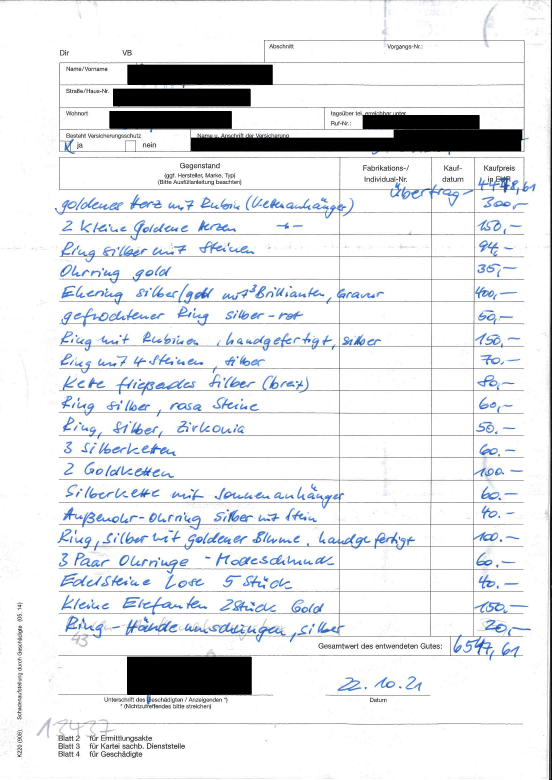
#> input picture back/Bsp 1-5_geschwärzt-2-1.png, 1654 x 2339 px (shown at 1/3 size)
$ python -i preproc.py   (imports and definitions only)   (older library calls are emulated)
#> lines starting #> are read from the running program, lines starting #| are printed output that depends on the picture; after the words box and inside, x2 and y2 are one past the last pixel; in counts of white or black regions, pixels touching at a corner belong together
from PIL import Image
import cv2
from math import atan2, cos, sin, sqrt, pi
import numpy as np


# [62 lines left out: functions remove_rotation2, get_orientation, rotate_img, not called in this run]


def crop_n_pad_image(img, pad_x=0, pad_y=0):
    inverse = cv2.bitwise_not(img)
    thresh = cv2.threshold(
        inverse, 0, 255, cv2.THRESH_BINARY | cv2.THRESH_OTSU)[1]
    coords = cv2.findNonZero(thresh)  # Find all non-zero points (text)
    x, y, w, h = cv2.boundingRect(coords)
    rect = np.full((h+2*pad_y, w+2*pad_x), fill_value=255, dtype=np.uint8)
    rect[pad_y:pad_y+h, pad_x:pad_x+w] = img[y:y+h, x:x+w]
    return rect


def scale_img(img, px):
    inverse = cv2.bitwise_not(img)
    thresh = cv2.threshold(
        inverse, 0, 255, cv2.THRESH_BINARY | cv2.THRESH_OTSU)[1]
    kernel = np.ones((2, 2), np.uint8)
    shifted = cv2.morphologyEx(
        thresh, cv2.MORPH_CLOSE, 255*np.ones((1, 100), dtype=np.uint8))
    horizontal_kernel = cv2.getStructuringElement(cv2.MORPH_RECT, (10, 1))
    detected_line = cv2.morphologyEx(
        shifted, cv2.MORPH_OPEN, horizontal_kernel, iterations=1)
    contours, hierarchy = cv2.findContours(
        detected_line, cv2.RETR_EXTERNAL, cv2.CHAIN_APPROX_NONE)
    angle = 0
    if len(contours) != 0:
        c = max(contours, key=cv2.contourArea)
        x, y, w, h = cv2.boundingRect(c)
        # cv2.rectangle(inverse,(x,y),(x+w,y+h),(255,255,255),2)
        scaling = px/h
        # print(scaling)
        if scaling >= 1:
            img = cv2.resize(img, None, fx=scaling, fy=scaling,
                             interpolation=cv2.INTER_CUBIC)
        if scaling < 1:
            img = cv2.resize(img, None, fx=scaling, fy=scaling,
                             interpolation=cv2.INTER_LINEAR)
    return img


def scale_and_remove_noise(img, opt_height=100):
#> called with opt_height = 100
    h, w = img.shape
#> h = 2339; w = 1654
    if h < opt_height:
        scaling = opt_height/h
        img = cv2.resize(img, None, fx=scaling, fy=scaling,
                         interpolation=cv2.INTER_CUBIC)

    kernel = np.ones((2, 2), np.uint8)
    inv = cv2.bitwise_not(img)
    opening = cv2.morphologyEx(inv, cv2.MORPH_OPEN, kernel)
    img = cv2.adaptiveThreshold(cv2.bitwise_not(
        opening), 255, cv2.ADAPTIVE_THRESH_GAUSSIAN_C, cv2.THRESH_BINARY, 31, 11)
#> img: shape (2339, 1654); 92.4% white; 2825 black regions (1606 under 20 px), largest, box (x1, y1, x2, y2) and area: (572, 241, 1587, 466) 17529, (383, 192, 819, 257) 8395, (382, 1971, 756, 2087) 8142

    img = cv2.threshold(cv2.GaussianBlur(img, (3, 3), 0),
                        70, 255, cv2.THRESH_BINARY + cv2.THRESH_OTSU)[1]
#> img: shape (2339, 1654); 92.3% white; 2493 black regions (1329 under 20 px), largest, box (x1, y1, x2, y2) and area: (572, 241, 1587, 466) 23126, (383, 192, 819, 257) 8400, (382, 1971, 756, 2087) 8144
    return img


def remove_horizontal_line(img):
    thresh = cv2.threshold(
        img, 130, 255, cv2.THRESH_BINARY_INV + cv2.THRESH_OTSU)[1]

    shifted = cv2.morphologyEx(
        thresh, cv2.MORPH_CLOSE, 255*np.ones((1, 10), dtype=np.uint8))
#> shifted: shape (2339, 1654); 9.5% white; 1189 white regions (726 under 20 px), largest, box (x1, y1, x2, y2) and area: (431, 241, 1588, 466) 27377, (757, 472, 1609, 737) 16036, (180, 993, 1146, 1273) 13072
    horizontal_kernel = cv2.getStructuringElement(cv2.MORPH_RECT, (200, 1))
    detected_lines = cv2.morphologyEx(
        shifted, cv2.MORPH_OPEN, horizontal_kernel, iterations=2)
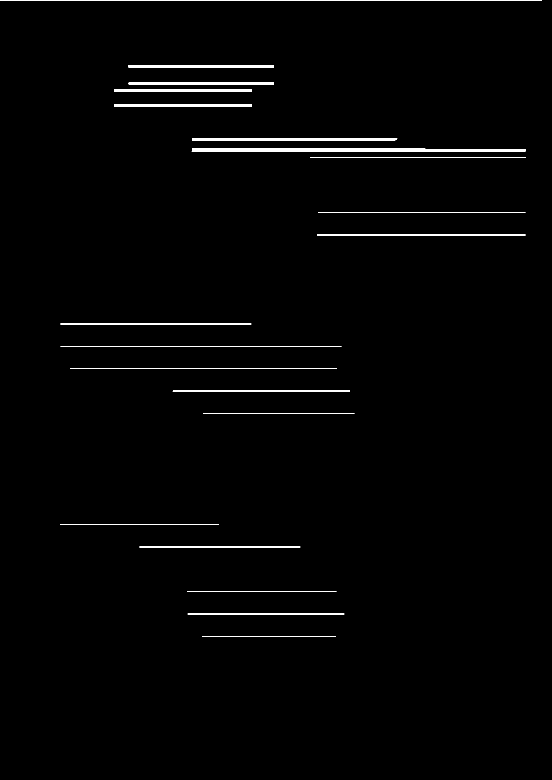
#> detected_lines: shape (2339, 1654) (shown at 1/3 size); 1.1% white; 20 white regions
    cnts = cv2.findContours(
        detected_lines, cv2.RETR_EXTERNAL, cv2.CHAIN_APPROX_SIMPLE)
#> cnts = 20 contours; largest, box (x1, y1, x2, y2) and area: (575, 446, 1577, 454) 6700, (576, 414, 1192, 422) 4282, (386, 195, 822, 203) 3045, (343, 312, 756, 320) 2884, (343, 267, 756, 275) 2882
    cnts = cnts[0] if len(cnts) == 2 else cnts[1]
    height, width = img.shape
#> height = 2339; width = 1654
    filter_img = np.full((height, width), fill_value=0, dtype=np.uint8)
    for c in cnts:
        x, y, w, h = cv2.boundingRect(c)
        pad = 6
        filter_img[max(y-pad, 0):min(y+h+pad, height), max(0, x-pad):min(width-1, x+w+pad)
                   ] = img[max(y-pad, 0):min(y+h+pad, height), max(0, x-pad):min(width-1, x+w+pad)]
        cv2.drawContours(filter_img, [c], -1, (255, 255, 255), 2)
        # Repair image
        repair_kernel = cv2.getStructuringElement(cv2.MORPH_RECT, (1, 10))
        filter_img = 255 - \
            cv2.morphologyEx(255 - filter_img, cv2.MORPH_CLOSE,
                             repair_kernel, iterations=1)
        pad = 1
        img[max(y-pad, 0):min(y+h+pad, height-1), max(0, x-pad):min(width-1, x+w+pad)
            ] = filter_img[max(y-pad, 0):min(y+h+pad, height-1), max(0, x-pad):min(width-1, x+w+pad)]
#> this loop made 20 passes
#> (c, x, y, w, h) on passes 1 to 9: ([[606, 1908], [606, 1909], [1007, 1909], [1007, 1908]], 606, 1908, 402, 2), ([[563, 1841], [563, 1842], [1032, 1842], [1032, 1841]], 563, 1841, 470, 2), ([[562, 1774], [562, 1775], [1008, 1775], [1008, 1774]], 562, 1774, 447, 2), ([[418, 1640], [418, 1641], [900, 1641], [900, 1640]], 418, 1640, 483, 2), ([[181, 1573], [181, 1574], [655, 1574], [654, 1573]], 181, 1573, 475, 2), ([[609, 1239], [609, 1240], [1062, 1240], [1062, 1239]], 609, 1239, 454, 2), ([[519, 1172], [518, 1173], [1049, 1173], [1049, 1172]], 518, 1172, 532, 2), ([[210, 1105], [210, 1106], [1009, 1106], [1009, 1105]], 210, 1105, 800, 2), ([[182, 1038], [182, 1039], [1023, 1039], [1023, 1038]], 182, 1038, 842, 2)
#> (x, y, w, h) on passes 14, 15, 17, 18: (575, 446, 1002, 8), (576, 414, 616, 8), (343, 267, 413, 8), (386, 248, 436, 7)
#> filter_img: shape (2339, 1654); 3% white; 96 white regions (2 under 20 px), largest, box (x1, y1, x2, y2) and area: (0, 0, 1154, 9) 10386, (561, 1786, 1015, 1800) 6338, (608, 1248, 1019, 1262) 5750
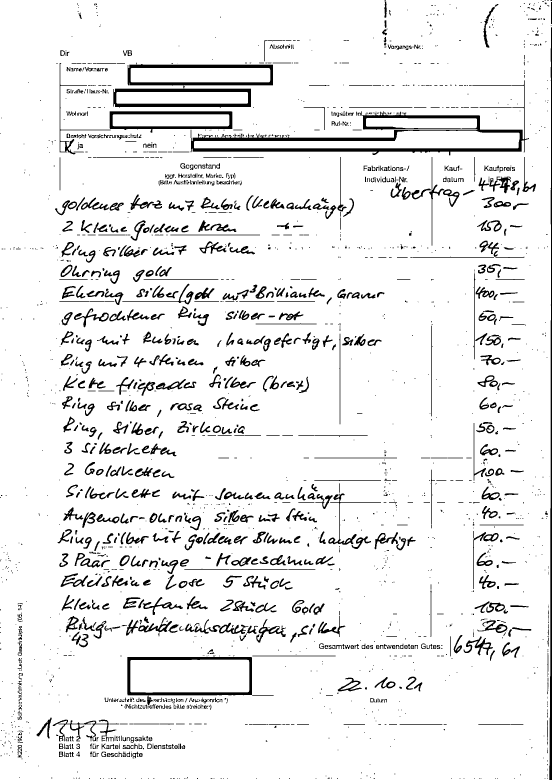
#> img: shape (2339, 1654) (shown at 1/3 size); 92.6% white; 2455 black regions (1322 under 20 px), largest, box (x1, y1, x2, y2) and area: (572, 241, 1587, 466) 25308, (383, 192, 819, 257) 9004, (340, 266, 753, 323) 8846

    result = img
    return result


def remove_border_snippets(img):
    _, thresh = cv2.threshold(img, 170, 255, cv2.THRESH_BINARY_INV)  # Change

    # Perform morphological closing
    out = cv2.morphologyEx(thresh, cv2.MORPH_CLOSE, 255 *
                           np.ones((3, 3), dtype=np.uint8))
#> out: shape (2339, 1654); 7.6% white; 1691 white regions (923 under 20 px), largest, box (x1, y1, x2, y2) and area: (179, 189, 1587, 466) 35868, (340, 188, 819, 324) 17920, (374, 1967, 821, 2126) 9552
    # Perform dilation to expand the borders of the text to be sure
    out = cv2.dilate(thresh, 255*np.ones((10, 100), dtype=np.uint8))
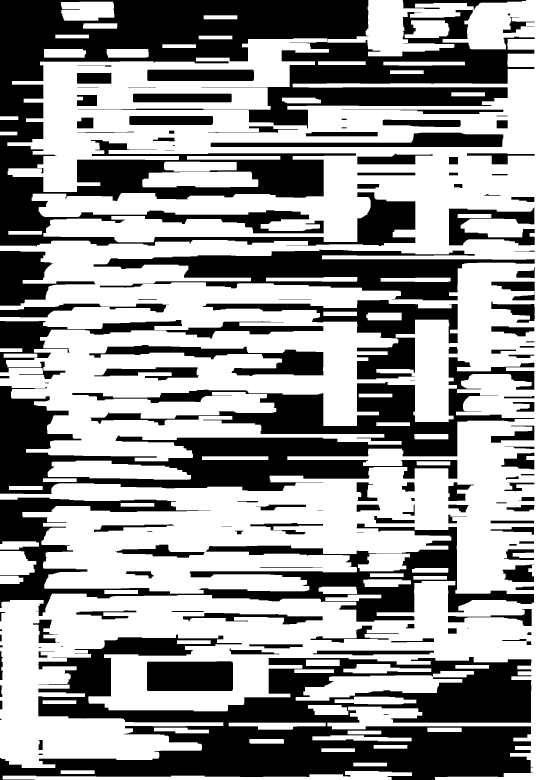
#> out: shape (2339, 1654) (shown at 1/3 size); 59.6% white; 134 black regions (8 under 20 px)
    # For OpenCV 3.0
    # _,contours,hierarchy = cv2.findContours(out,cv2.RETR_EXTERNAL,cv2.CHAIN_APPROX_SIMPLE) # Change
    # For OpenCV 2.4.x
    contours, hierarchy = cv2.findContours(
        out, cv2.RETR_EXTERNAL, cv2.CHAIN_APPROX_SIMPLE)
#> contours = 63 contours; largest, box (x1, y1, x2, y2) and area: (0, 0, 1654, 2339) 2433445, (887, 2013, 1422, 2102) 22402, (143, 1382, 573, 1439) 17587, (427, 515, 775, 562) 14444, (8, 2313, 1236, 2339) 13408

    # Find the area made by each contour
    areas = [cv2.contourArea(c) for c in contours]
#> areas = 63 values, max 2433445 at index 62, min 510 at index 46, mean 41556.3

    # Figure out which contour has the largest area
    idx = np.argmax(areas)
#> idx = 62

    # Choose that contour, then get the bounding rectangle for this contour
    cnt = contours[idx]
#> cnt = contour of 3520 points, box (x1, y1, x2, y2) (0, 0, 1654, 2339), area 2433445
    x, y, w, h = cv2.boundingRect(cnt)
#> x = 0; y = 0; w = 1654; h = 2339
    height, width = img.shape
#> height = 2339; width = 1654
    new_img = np.full((height, width), fill_value=255, dtype=np.uint8)
    new_img[y:y+h, x:x+w] = img[y:y+h, x:x+w]

    # kernel_dil = np.ones((3,3), np.uint8)

    # img_dilation = cv2.dilate(new_img, kernel_dil, iterations=1)
    # cv2_imshow(img_dilation)
    kernel_er = np.ones((5, 5), np.uint8)
    img_erosion = cv2.erode(new_img, kernel_er, iterations=3)
#> img_erosion: shape (2339, 1654); 68.3% white; 496 black regions, largest, box (x1, y1, x2, y2) and area: (140, 115, 1593, 472) 179820, (172, 1399, 1253, 1663) 73999, (167, 1575, 1010, 1782) 64857
    # cv2_imshow(img_erosion)
    _, mask_img = cv2.threshold(
        img_erosion, 220, 255, cv2.THRESH_BINARY_INV)  # Change
    # cv2_imshow(mask_img)
    kernel = np.ones((2, 2), np.uint8)
    shifted = cv2.morphologyEx(
        mask_img, cv2.MORPH_CLOSE, 255*np.ones((1, 100), dtype=np.uint8))
#> shifted: shape (2339, 1654); 45.8% white; 49 white regions, largest, box (x1, y1, x2, y2) and area: (0, 0, 1654, 2339) 1676781, (931, 2011, 1379, 2103) 16411, (471, 483, 732, 563) 14908
    shifted = cv2.dilate(shifted, kernel, iterations=1)
#> shifted: shape (2339, 1654); 47.4% white; 45 white regions, largest, box (x1, y1, x2, y2) and area: (0, 0, 1654, 2339) 1739143, (931, 2011, 1380, 2104) 17076, (471, 483, 733, 564) 15364

    kernel_er_shif = np.ones((5, 1), np.uint8)
    shifted_eroded = cv2.erode(shifted, kernel_er_shif, iterations=3)
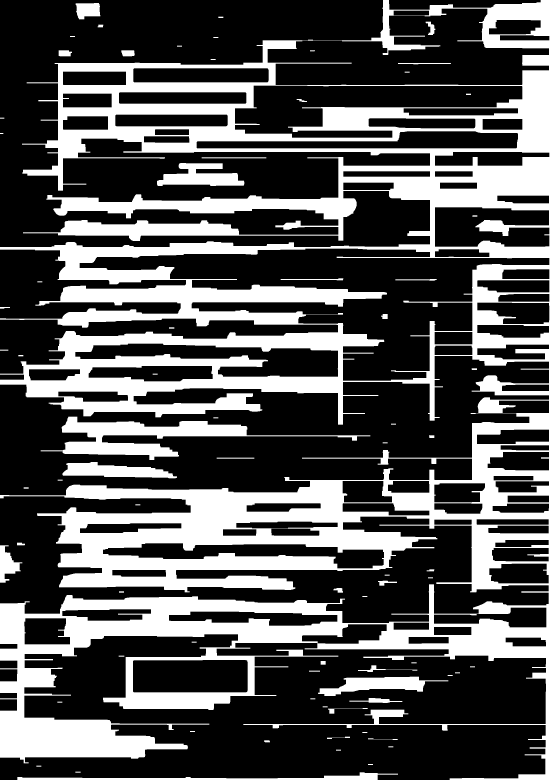
#> shifted_eroded: shape (2339, 1654) (shown at 1/3 size); 31.7% white; 76 white regions
    # cv2_imshow(shifted)
    # cv2_imshow(shifted_eroded)

    contours, hierarchy = cv2.findContours(
        shifted_eroded, cv2.RETR_EXTERNAL, cv2.CHAIN_APPROX_NONE)
#> contours = 65 contours, 1 with area under 20; largest, box (x1, y1, x2, y2) and area: (0, 0, 1654, 2339) 2048211, (122, 1250, 1111, 1380) 33023, (471, 489, 733, 558) 10483, (954, 2030, 1345, 2088) 10140, (187, 1386, 531, 1435) 10007
    height, width = img.shape
    if len(contours) != 0:
        c = max(contours, key=cv2.contourArea)
#> c = contour of 48622 points, box (x1, y1, x2, y2) (0, 0, 1654, 2339), area 2048211
        x, y, w, h = cv2.boundingRect(c)
        mask_img[0:, 0:x] = 0
        mask_img[0:y, 0:] = 0
        mask_img[0:, min(x+w, width-1)] = 0
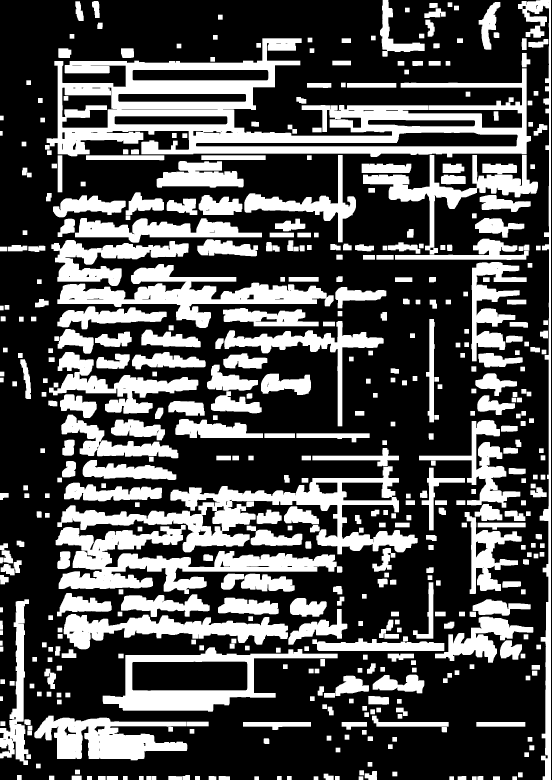
#> mask_img: shape (2339, 1654) (shown at 1/3 size); 31.7% white; 496 white regions, largest, box (x1, y1, x2, y2) and area: (140, 115, 1593, 472) 179820, (172, 1399, 1253, 1663) 73999, (167, 1575, 1010, 1782) 64857
        mask_img[min(y+h, height-1):, 0:] = 0
        another_mask = np.full(
            (height, width), fill_value=0, dtype=np.uint8)
        another_mask = cv2.fillPoly(another_mask, pts=[c], color=(255))
#> another_mask: shape (2339, 1654); 53.6% white; 13 black regions, largest, box (x1, y1, x2, y2) and area: (0, 0, 1290, 741) 513521, (0, 1903, 1638, 2339) 508462, (0, 1068, 1647, 1486) 414090
        # cv2_imshow(another_mask)

        # cv2_imshow(mask_img)
    new_img = cv2.bitwise_and(new_img, mask_img)
#> new_img: shape (2339, 1654); 24.3% white; 769 white regions (87 under 20 px), largest, box (x1, y1, x2, y2) and area: (140, 115, 1593, 472) 88160, (172, 1399, 1253, 1663) 55089, (167, 1575, 1010, 1782) 47532
    new_img[mask_img == 0] = 255  # Optional
    new_img = cv2.bitwise_and(new_img, another_mask)
#> new_img: shape (2339, 1654); 46.8% white; 281 white regions (88 under 20 px), largest, box (x1, y1, x2, y2) and area: (0, 0, 1654, 2339) 1668768, (391, 1979, 748, 2078) 34788, (582, 392, 1559, 445) 32026
    new_img[another_mask == 0] = 255  # Optional

    # Crop
    new_img[0:3, 0:] = 255
    new_img[height-3:height, 0:] = 255

    new_img[0:, 0:3] = 255
    new_img[0:, width-3:width] = 255
    # cv2_imshow(thresh)
    # cv2_imshow(out)
    # cv2_imshow(new_img)
    return new_img


def preprocess(img):

    # img = cv2.cvtColor(img, cv2.COLOR_BGR2GRAY)
    img = scale_and_remove_noise(img)
    img = remove_horizontal_line(img)
    img = remove_border_snippets(img)
    #img = remove_rotation2(img)
    img = crop_n_pad_image(img, pad_x=25, pad_y=30)
#> in crop_n_pad_image, `coords = cv2.findNonZero(thresh)`: coords = contour of 260985 points, box (x1, y1, x2, y2) (3, 3, 1651, 2336), area 1577464
#> in crop_n_pad_image, `x, y, w, h = cv2.boundingRect(coords)`: x = 3; w = 1648; h = 2333
#> in crop_n_pad_image, `rect = np.full((h+2*pad_y, w+2*pad_x), fill_value=255, dtype=np.uint8)`: rect: shape (2393, 1698); every value is 255
#> in crop_n_pad_image, `rect[pad_y:pad_y+h, pad_x:pad_x+w] = img[y:y+h, x:x+w]`: rect: shape (2393, 1698); 93.6% white; 2115 black regions (1106 under 20 px), largest, box (x1, y1, x2, y2) and area: (594, 268, 1609, 493) 25308, (405, 219, 841, 284) 9004, (362, 293, 775, 350) 8846
    img = scale_img(img, 25)
#> in scale_img, `shifted = cv2.morphologyEx( thresh, cv2.MORPH_CLOSE, 255*np.ones((1, 1..`: shifted: shape (2393, 1698); 17.7% white; 315 white regions (175 under 20 px), largest, box (x1, y1, x2, y2) and area: (0, 1293, 1648, 1680) 103655, (0, 498, 1698, 815) 94753, (94, 215, 1698, 493) 82236
#> in scale_img, `detected_line = cv2.morphologyEx( shifted, cv2.MORPH_OPEN, horizontal_..`:
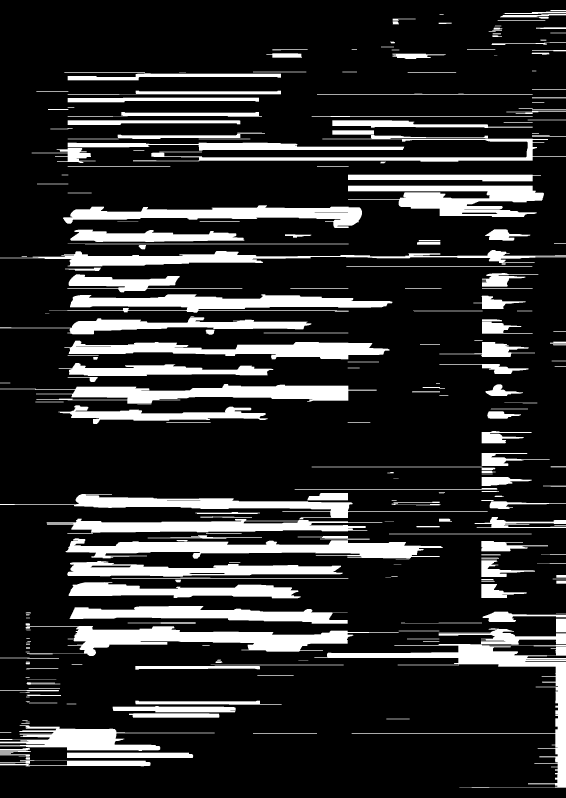
#> detected_line: shape (2393, 1698) (shown at 1/3 size); 17.3% white; 269 white regions (6 under 20 px)
#> in scale_img, `contours, hierarchy = cv2.findContours( detected_line, cv2.RETR_EXTERN..`: contours = 269 contours, 45 with area under 20; largest, box (x1, y1, x2, y2) and area: (943, 1887, 1698, 2363) 37297, (77, 1878, 1196, 1968) 35434, (197, 1615, 1328, 1676) 34032, (0, 1152, 1130, 1211) 29114, (147, 883, 1177, 938) 28988
#> in scale_img, `c = max(contours, key=cv2.contourArea)`: c = contour of 8768 points, box (x1, y1, x2, y2) (943, 1887, 1698, 2363), area 37297
#> in scale_img, `x, y, w, h = cv2.boundingRect(c)`: x = 943; y = 1887; w = 755; h = 476
#> in scale_img, `scaling = px/h`: scaling = 0.0525
#> in scale_img, `img = cv2.resize(img, None, fx=scaling, fy=scaling, interpolation=cv2...`:
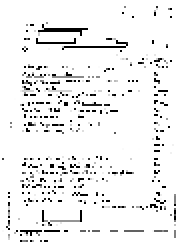
#> img: shape (126, 89) (shown 2 times larger); min 0, max 255, mean 238.9
    return img

>>> import cv2
>>> picture = cv2.imread('Bsp 1-5_geschwärzt-2-1.png', cv2.IMREAD_GRAYSCALE)
>>> result = preprocess(picture)
